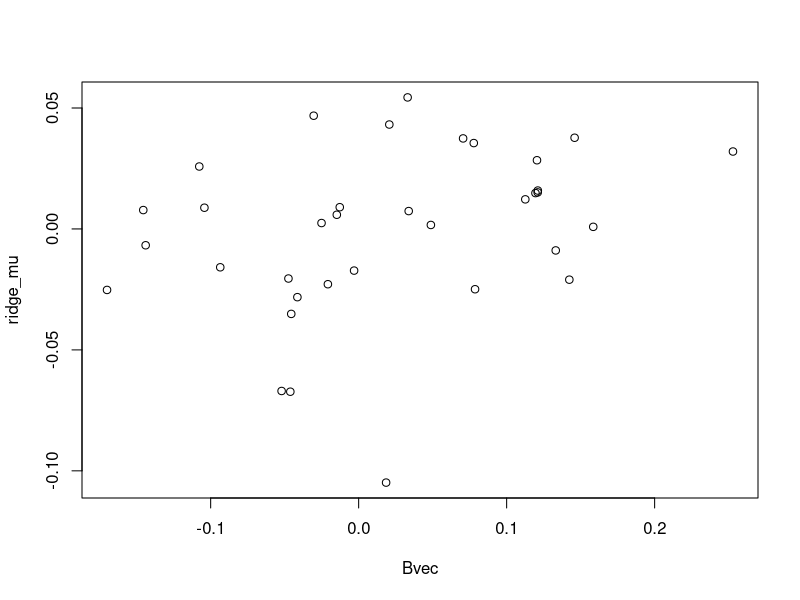
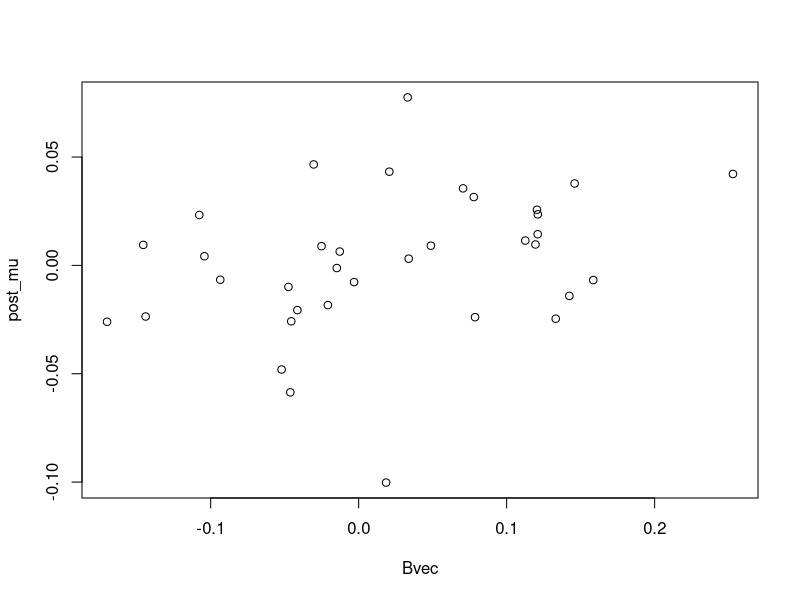
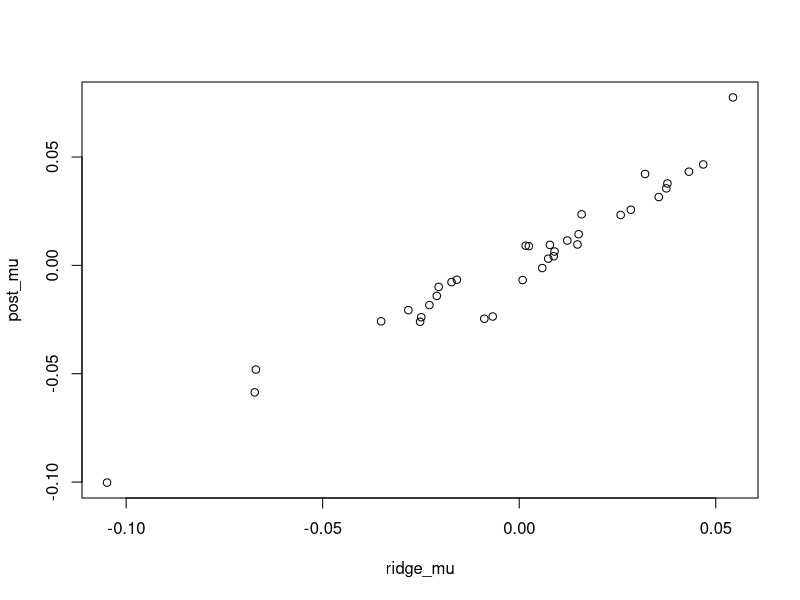

Here is the R script that generated these plots, in order:
####
## Multivariate Bayesian Regression: Computational Aspects
####

## Simulated Data

library(magrittr)
library(pracma, warn.conflicts = FALSE)
library(MASS)
f2 <- function(x) sum(x^2)

n <- 20
pX <- 5 # number of X-features
pY <- 7 # number of Y-responses
sigma_b <- 0.1 # size of each random coefficent
# noise covariance
Sigma_e <- 10 * (1/10/pY) * randn(10 * pY, pY) %>% {t(.) %*% .}
# Generate X in a way that columns are correlated
X <- randn(n, 20) %*% abs(randn(20, pX)) + randn(n, pX)
# Generate coefficents
B <- sigma_b * randn(pX, pY)
E <- mvrnorm(n = n, mu = rep(0, pY), Sigma = Sigma_e)
Y <- X %*% B + E

## A basic ridge estimate of B (ignores correlations)

Bvec <- as.numeric(B)
Norm(Bvec)^2
lambda <- mean(diag(Sigma_e))/(sigma_b^2)
ridge_mu <- as.numeric(solve(t(X) %*% X + lambda * eye(pX), t(X) %*% Y))
(err_ridge <- Norm(Bvec - ridge_mu)^2)

## Compute posterior mean and covariance: the naive way



Omega_e <- solve(Sigma_e)
IX <- eye(pY) %x% X
Sigma_b <- sigma_b^2 * eye(pX)
Omega_b <- 1/sigma_b^2 * eye(pX)
Sigma_B <- sigma_b^2 * eye(pX * pY)
Omega_B <- 1/sigma_b^2 * eye(pX * pY)
Sigma_E <- Sigma_e %x% eye(n)
Omega_E <- Omega_e %x% eye(n)
yVec <- as.numeric(Y)
xtx <- t(X) %*% X
xt.o.y <- t(IX) %*% Omega_E %*% yVec

#f2(Omega_e %x% xtx - t(IX) %*% Omega_E %*% IX)
# check precision
#Norm(Omega_E %*% yVec - as.numeric(t(solve(Sigma_e, t(Y)))))

post_cov <- solve(Omega_e %x% xtx + Omega_B)
post_mu <- solve(Omega_e %x% xtx + Omega_B, xt.o.y)
# check precision
#Norm((Omega_e %x% xtx + Omega_B) %*% post_mu - xt.o.y)
(err_post <- Norm(post_mu - Bvec)^2)


plot(Bvec, ridge_mu)

plot(Bvec, post_mu)
plot(ridge_mu, post_mu)
